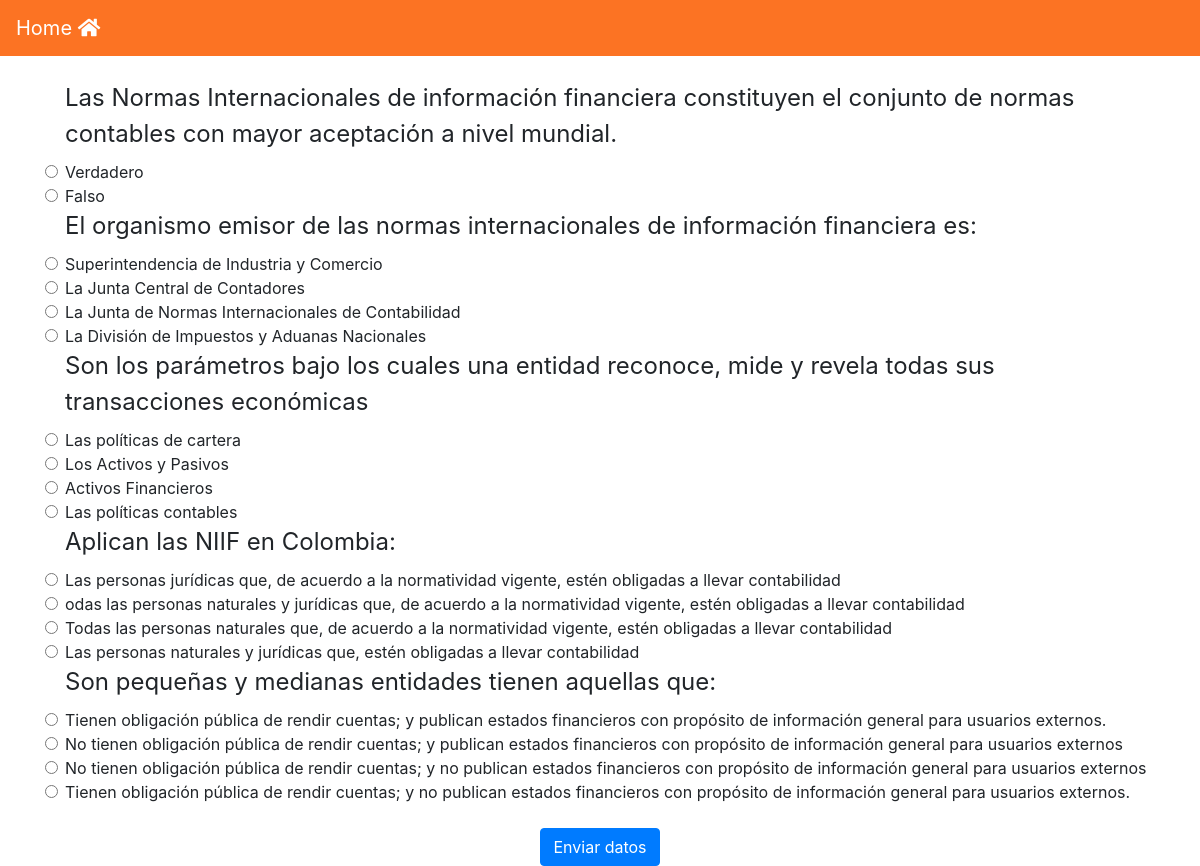
Page /normatividad/evalua on the committed database.
### normatividad_contable/models.py (models this page shows, shortened)
class Pregunta(models.Model):
    cuestion = models.TextField(max_length=500, verbose_name='Pregunta')
    created = models.DateTimeField(default=now, editable=False, blank=False) #creacion
    updated = models.DateTimeField(default=now, editable=False, blank=False) #Actualizacion
    class Meta:
        verbose_name = "pregunta"
        verbose_name_plural = "preguntas"
    def __str__(self) -> str:
        return self.cuestion

class Respuesta(models.Model):
    contenido = models.TextField(max_length=500)
    pregunta = models.ForeignKey(Pregunta, verbose_name='questions', on_delete=models.CASCADE) #Se eliminan las junto con su pregunta """
    right = models.BooleanField(verbose_name='Esta es la respuesta correcta?', default=False) # tipo de respuesta
    created = models.DateTimeField(default=now, editable=False, blank=False) #creacion
    updated = models.DateTimeField(default=now, editable=False, blank=False) #Actualizacion
    class Meta:
        verbose_name = "respuesta"
        verbose_name_plural = "respuestas"

### normatividad_contable/views.py (the view)
# urls.py: path('normatividad/evalua', normatividadContable_Evalua, name='Norm_Evalua'),
def normatividadContable_Evalua(request): #Examen del tema constitucion de empresas
    CATIDAD_DE_PREGUNTAS = 5 #Cnatidad de preguntas que se van a mostrar
    con = sqlite3.connect('db.sqlite3') #nombre de la base de datos y conexion
    cur = con.cursor()  #cursor
    preguntas = Pregunta.objects.all() #Trae la tabla Pregunta
    respuestas = Respuesta.objects.all()
    sentecia = f'''SELECT COUNT(*)
                   FROM normatividad_contable_pregunta '''
    cur.execute(sentecia) #Ejecuta la sentencia
    con.commit()
    size_of_question = int(cur.fetchone()[0]) #Almacena la cantidad de preguntas
    print(f'Cuantas preguntas hay: {size_of_question}\n')
    preguntas_aleatorias = (sample([x for x in preguntas],CATIDAD_DE_PREGUNTAS))
    print(f'Preguntas aleatorias: {preguntas_aleatorias}\n')
    datos_evalua = { #Los datos que seran enviados al frontend
        'preguntas': preguntas_aleatorias,
        'respuestas':respuestas,
    }
    lista_id = [] #almacena los id de las pegungtas
    for id in preguntas_aleatorias:
        lista_id.append(id.id)
    request.session["normatividad_ids"] = lista_id #Envia los ids de las preguntas de normatividad contable
    return render(request,'normatividadContable/normatividad_evalua.html', datos_evalua)

### template/normatividadContable/normatividad_evalua.html (shortened to what this page needs)
<!DOCTYPE html>
<html lang="en">
<head>
    <link rel="stylesheet" href="https://maxcdn.bootstrapcdn.com/bootstrap/4.0.0/css/bootstrap.min.css">
    <link rel="stylesheet" href="https://use.fontawesome.com/releases/v5.15.3/css/all.css">
</head>
<body>
    <nav class="navbar navbar-dark" style="background-color: #fc7323;">
        <a class="navbar-brand" href="../home">Home   <i class="fas fa-home"></i></a>
    </nav><br/>
    <div class="container">
        <form action="/normatividad/resultado" method="post" id="formulario" name="formulario">
            <div class="form-check">
            {% for interrogante in preguntas %}
            <fieldset>
                <legend>{{interrogante}}</legend>
                {% for respuesta in respuestas %}
                    {% if interrogante == respuesta.pregunta %}
                    <label class="form-check-label">
                        <input type="radio" value="{{respuesta.contenido}}" class="form-check-input" name="{{interrogante.id}}" id="{{interrogante.id}}" required>
                                {{respuesta.contenido}}
                    </label> <br>
                    {% endif %}
                {% endfor %}
            {% endfor %}
        </fieldset>
        </div><br/>
        <center><input type="submit" value="Enviar datos" class="btn btn-primary"></center>
        </form>
    </div>
</body>
</html>

### rows in the picture
Pregunta: cuestion "Las Normas Internacionales de información financiera constituyen el conjunto de normas contables con mayor aceptación a nivel mundial."
Respuesta: contenido "Verdadero"
Respuesta: contenido "Falso"
Pregunta: cuestion "El organismo emisor de las normas internacionales de información financiera es:"
Respuesta: contenido "Superintendencia de Industria y Comercio"
Respuesta: contenido "La Junta Central de Contadores"
Respuesta: contenido "La Junta de Normas Internacionales de Contabilidad"
Respuesta: contenido "La División de Impuestos y Aduanas Nacionales"
Pregunta: cuestion "Son los parámetros bajo los cuales una entidad reconoce, mide y revela todas sus transacciones económicas"
Respuesta: contenido "Las políticas de cartera"
Respuesta: contenido "Los Activos y Pasivos"
Respuesta: contenido "Activos Financieros"
Respuesta: contenido "Las políticas contables"
Pregunta: cuestion "Aplican las NIIF en Colombia:"
Respuesta: contenido "Las personas jurídicas que, de acuerdo a la normatividad vigente, estén obligadas a llevar contabilidad"
Respuesta: contenido "odas las personas naturales y jurídicas que, de acuerdo a la normatividad vigente, estén obligadas a llevar contabilidad"
Respuesta: contenido "Todas las personas naturales que, de acuerdo a la normatividad vigente, estén obligadas a llevar contabilidad"
Respuesta: contenido "Las personas naturales y jurídicas que, estén obligadas a llevar contabilidad"
Pregunta: cuestion "Son pequeñas y medianas entidades tienen aquellas que:"
Respuesta: contenido "Tienen obligación pública de rendir cuentas; y publican estados financieros con propósito de información general para usuarios externos."
Respuesta: contenido "No tienen obligación pública de rendir cuentas; y publican estados financieros con propósito de información general para usuarios externos"
Respuesta: contenido "No tienen obligación pública de rendir cuentas; y no publican estados financieros con propósito de información general para usuarios externos"
Respuesta: contenido "Tienen obligación pública de rendir cuentas; y no publican estados financieros con propósito de información general para usuarios externos."
